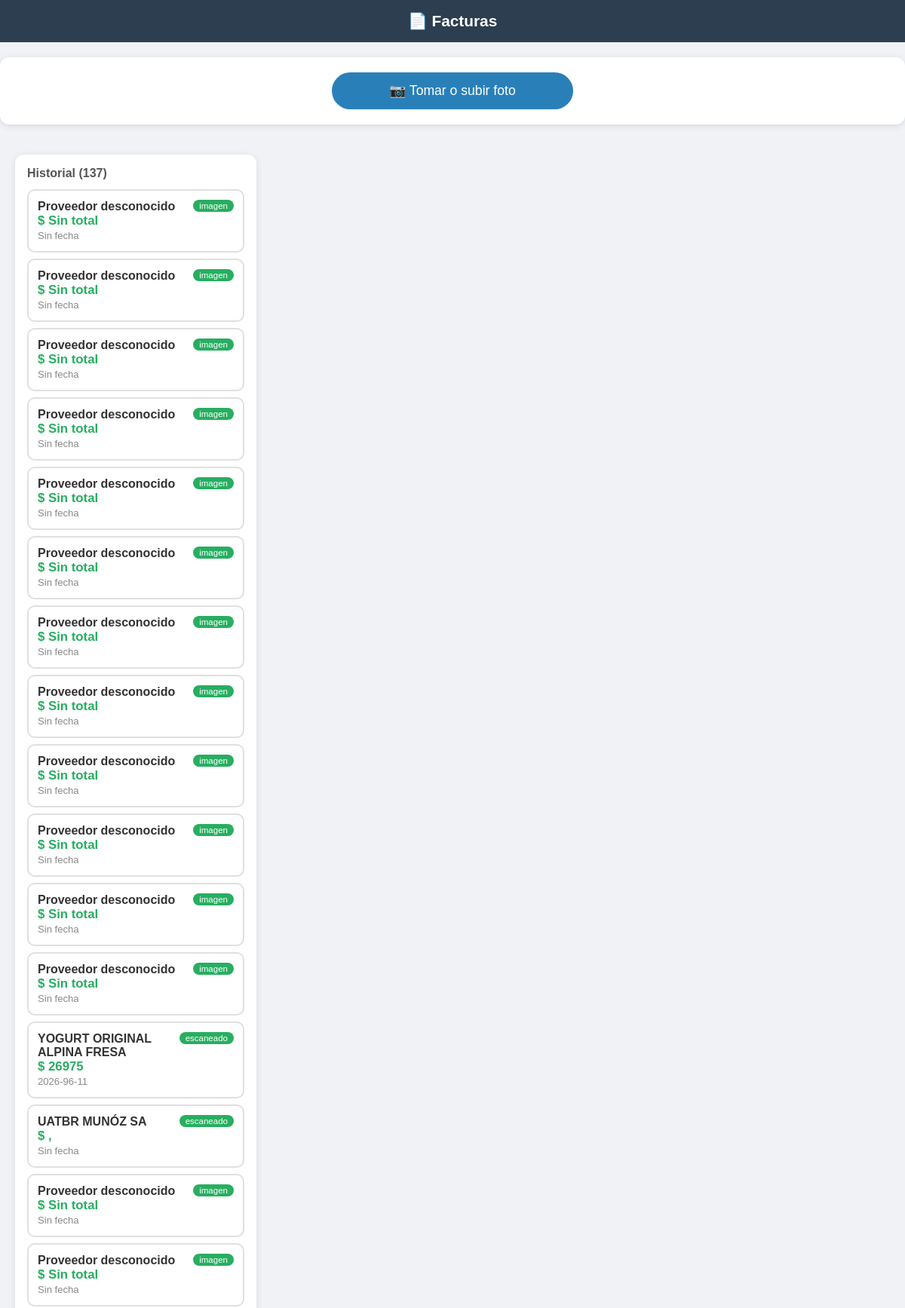
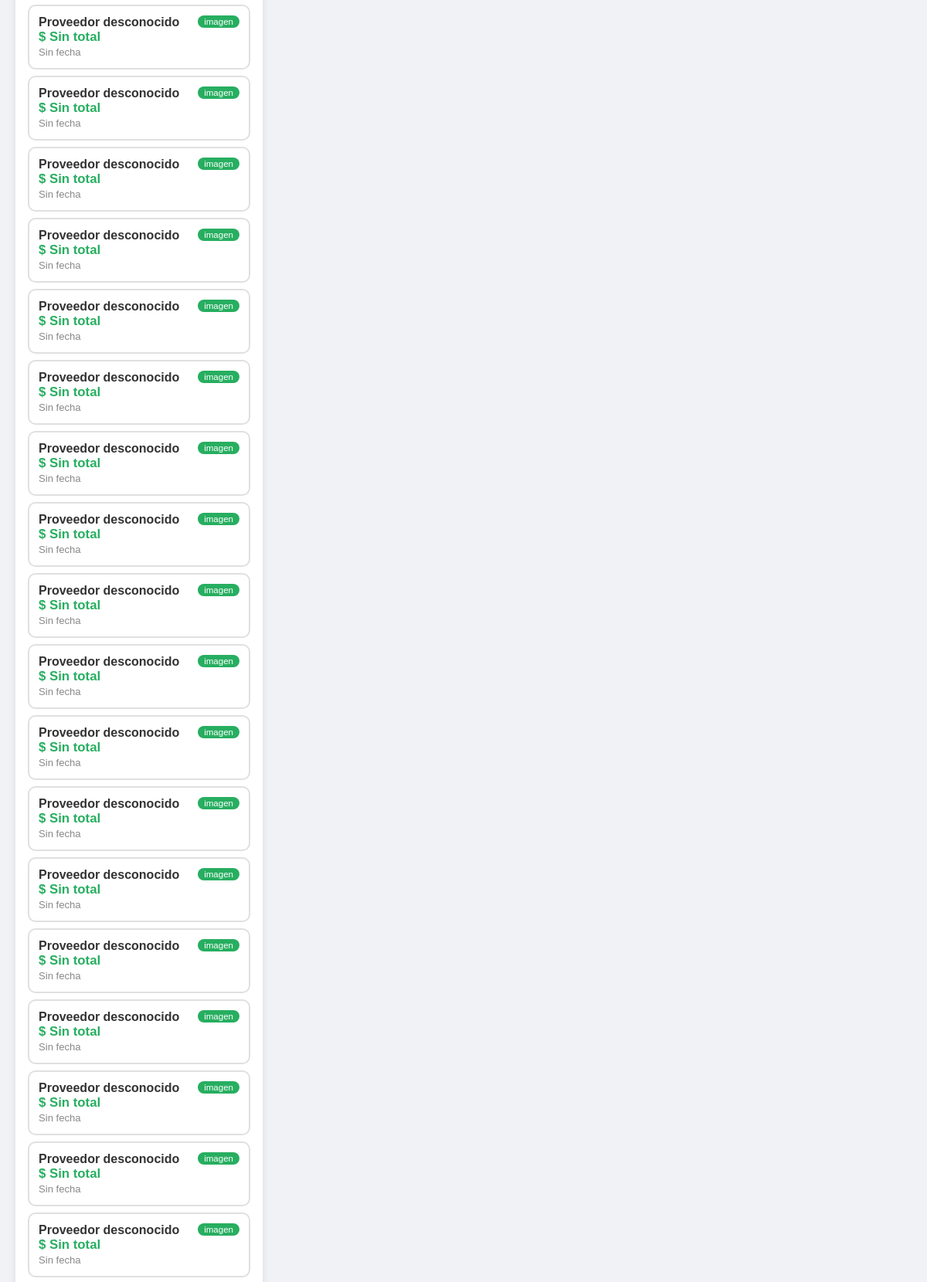
The page / (upper part) on the database its author committed (2 pictures, top to bottom).
### tables this page shows
CREATE TABLE facturas (
                id INTEGER PRIMARY KEY AUTOINCREMENT,
                nombre_archivo TEXT NOT NULL,
                tipo_pdf TEXT,
                texto_extraido TEXT,
                banco TEXT,
                total TEXT,
                fecha TEXT,
                proveedor TEXT,
                fecha_procesado TIMESTAMP DEFAULT CURRENT_TIMESTAMP
            );

### app.py (the view)
@app.route("/")
def index():
    return render_template(
        "index.html",
        facturas=obtener_todas()
    )

### database/db_manager.py (called while the page is built)
def obtener_todas():
    with sqlite3.connect(DB_PATH) as conn:
        conn.row_factory = sqlite3.Row
        cursor = conn.cursor()
        cursor.execute("SELECT * FROM facturas ORDER BY fecha_procesado DESC")
        return cursor.fetchall() #trae todos los resultados

### web/templates/index.html (shortened to what this page needs)
<!DOCTYPE html>
<html lang="es">
<head>
    <link rel="stylesheet" href="{{ url_for('static', filename='css/style.css') }}">
</head>
<body>
<h1>📄 Facturas</h1>
<div class="upload-box">
    <label for="inputArchivo" class="btn-subir">
        📷 Tomar o subir foto
    </label>
</div>
<div class="contenedor">
    <div class="panel-lista">
        <h2>Historial ({{ facturas|length }})</h2>
        {% for f in facturas %}
        <a href="/factura/{{ f['id'] }}" class="tarjeta-factura {% if factura_seleccionada and factura_seleccionada['id'] == f['id'] %}seleccionada{% endif %}">
            <span class="tipo-badge">{{ f['tipo_pdf'] }}</span>
            <strong>{{ f['proveedor'] or 'Proveedor desconocido' }}</strong><br>
            <span class="monto">$ {{ f['total'] or 'Sin total' }}</span><br>
            <span class="fecha-small">{{ f['fecha'] or 'Sin fecha' }}</span>
        </a>
        {% endfor %}
    </div>
</div>
</body>
</html>

### web/static/css/style.css (style rules this page uses)
* { box-sizing: border-box; margin: 0; padding: 0; }
body { font-family: Arial, sans-serif; background: #f0f2f5; color: #333; }
h1 { text-align: center; padding: 16px; background: #2c3e50; color: white; font-size: 1.3em; }
.upload-box { background: white; margin: 16px; border-radius: 12px; padding: 20px; text-align: center; box-shadow: 0 2px 10px rgba(0,0,0,0.1); }
.btn-subir { display: inline-block; background: #2980b9; color: white; padding: 14px 28px; border-radius: 30px; font-size: 1.1em; cursor: pointer; width: 100%; max-width: 320px; }
.contenedor { padding: 0 16px 24px; display: flex; flex-direction: column; gap: 16px; }
.panel-lista { background: white; border-radius: 12px; padding: 16px; box-shadow: 0 2px 10px rgba(0,0,0,0.1); }
.panel-lista h2 { margin-bottom: 12px; font-size: 1em; color: #555; }
.tarjeta-factura { display: block; padding: 12px; margin: 8px 0; border: 2px solid #e0e0e0; border-radius: 10px; text-decoration: none; color: #333; transition: all 0.2s; position: relative; }
.tipo-badge { background: #27ae60; color: white; padding: 2px 8px; border-radius: 20px; font-size: 0.72em; float: right; }
.monto { font-weight: bold; color: #27ae60; font-size: 1.05em; }
.fecha-small { font-size: 0.82em; color: #888; }
@media (min-width: 700px) { .contenedor { flex-direction: row; max-width: 1200px; margin: 0 auto; padding: 20px; } }
@media (min-width: 700px) { .panel-lista { width: 320px; height: 80vh; overflow-y: auto; } }
@media (min-width: 700px) { .upload-box { margin: 20px auto; max-width: 1200px; } }

### rows shown on the page
facturas: tipo_pdf "imagen", proveedor "Proveedor desconocido", total "Sin total", fecha "Sin fecha"
facturas: tipo_pdf "imagen", proveedor "Proveedor desconocido", total "Sin total", fecha "Sin fecha"
facturas: tipo_pdf "imagen", proveedor "Proveedor desconocido", total "Sin total", fecha "Sin fecha"
facturas: tipo_pdf "imagen", proveedor "Proveedor desconocido", total "Sin total", fecha "Sin fecha"
facturas: tipo_pdf "imagen", proveedor "Proveedor desconocido", total "Sin total", fecha "Sin fecha"
facturas: tipo_pdf "imagen", proveedor "Proveedor desconocido", total "Sin total", fecha "Sin fecha"
facturas: tipo_pdf "imagen", proveedor "Proveedor desconocido", total "Sin total", fecha "Sin fecha"
facturas: tipo_pdf "imagen", proveedor "Proveedor desconocido", total "Sin total", fecha "Sin fecha"
facturas: tipo_pdf "imagen", proveedor "Proveedor desconocido", total "Sin total", fecha "Sin fecha"
facturas: tipo_pdf "imagen", proveedor "Proveedor desconocido", total "Sin total", fecha "Sin fecha"
facturas: tipo_pdf "imagen", proveedor "Proveedor desconocido", total "Sin total", fecha "Sin fecha"
facturas: tipo_pdf "imagen", proveedor "Proveedor desconocido", total "Sin total", fecha "Sin fecha"
facturas: tipo_pdf "escaneado", proveedor "YOGURT ORIGINAL ALPINA FRESA", total "26975", fecha "2026-96-11"
facturas: tipo_pdf "escaneado", proveedor "UATBR MUNÓZ SA", total ",", fecha "Sin fecha"
facturas: tipo_pdf "imagen", proveedor "Proveedor desconocido", total "Sin total", fecha "Sin fecha"
facturas: tipo_pdf "imagen", proveedor "Proveedor desconocido", total "Sin total", fecha "Sin fecha"
facturas: tipo_pdf "imagen", proveedor "Proveedor desconocido", total "Sin total", fecha "Sin fecha"
facturas: tipo_pdf "imagen", proveedor "Proveedor desconocido", total "Sin total", fecha "Sin fecha"
facturas: tipo_pdf "imagen", proveedor "Proveedor desconocido", total "Sin total", fecha "Sin fecha"
facturas: tipo_pdf "imagen", proveedor "Proveedor desconocido", total "Sin total", fecha "Sin fecha"
facturas: tipo_pdf "imagen", proveedor "Proveedor desconocido", total "Sin total", fecha "Sin fecha"
facturas: tipo_pdf "imagen", proveedor "Proveedor desconocido", total "Sin total", fecha "Sin fecha"
facturas: tipo_pdf "imagen", proveedor "Proveedor desconocido", total "Sin total", fecha "Sin fecha"
facturas: tipo_pdf "imagen", proveedor "Proveedor desconocido", total "Sin total", fecha "Sin fecha"
facturas: tipo_pdf "imagen", proveedor "Proveedor desconocido", total "Sin total", fecha "Sin fecha"
facturas: tipo_pdf "imagen", proveedor "Proveedor desconocido", total "Sin total", fecha "Sin fecha"
facturas: tipo_pdf "imagen", proveedor "Proveedor desconocido", total "Sin total", fecha "Sin fecha"
facturas: tipo_pdf "imagen", proveedor "Proveedor desconocido", total "Sin total", fecha "Sin fecha"
facturas: tipo_pdf "imagen", proveedor "Proveedor desconocido", total "Sin total", fecha "Sin fecha"
facturas: tipo_pdf "imagen", proveedor "Proveedor desconocido", total "Sin total", fecha "Sin fecha"
facturas: tipo_pdf "imagen", proveedor "Proveedor desconocido", total "Sin total", fecha "Sin fecha"
facturas: tipo_pdf "imagen", proveedor "Proveedor desconocido", total "Sin total", fecha "Sin fecha"
facturas: tipo_pdf "imagen", proveedor "Proveedor desconocido", total "Sin total", fecha "Sin fecha"
facturas: tipo_pdf "imagen", proveedor "Proveedor desconocido", total "Sin total", fecha "Sin fecha"

### other values the page prints
{{ facturas|length }} "137"
